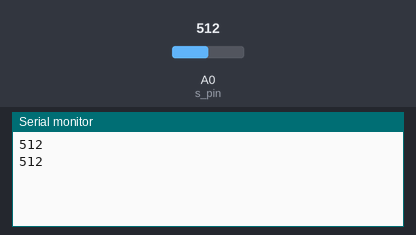
The sketch below on a simulated Arduino Uno, built with avr-gcc and run on an emulated ATmega328P. Shown: the last lines printed to the serial monitor. Inputs (shaded band) come from the test bench; at power-on: A0 (s_pin) = 512.

Above: at 1.8 s.
1.9 s: A0 (s_pin) set to 716
At 2.7 s:
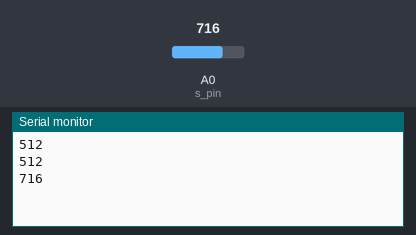
3.4 s: A0 (s_pin) set to 900
At 4.8 s:
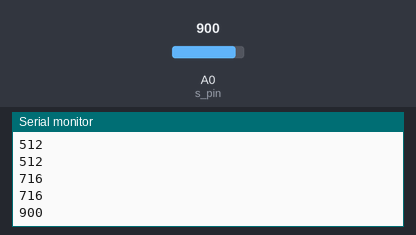
Timing chart, 0 to 6.4 s (numbered marks = the images above; inputs shaded):
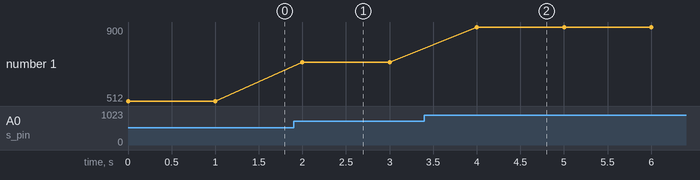

Measured:
- after the input at 1.9 s, the serial monitor: prints a new line after 0.10 s (image 1)
- after the input at 3.4 s, the serial monitor: prints a new line after 0.60 s (image 2)
- plotted number 1: 512 → 716 after the input at 1.9 s, 716 → 900 after the input at 3.4 s

The sketch:

pressSensor.ino
```cpp
int s_pin = A0;

void setup()

{

Serial.begin(9600);

pinMode(s_pin,INPUT);

}

void loop()

{

Serial.println(analogRead(s_pin));

delay(1000);

}
```
